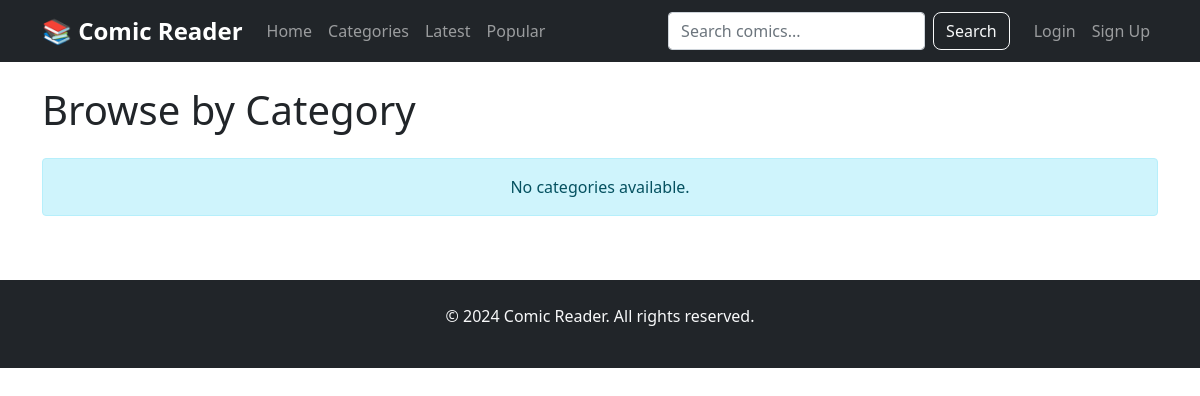
The page /categories/ on the database as committed earlier.
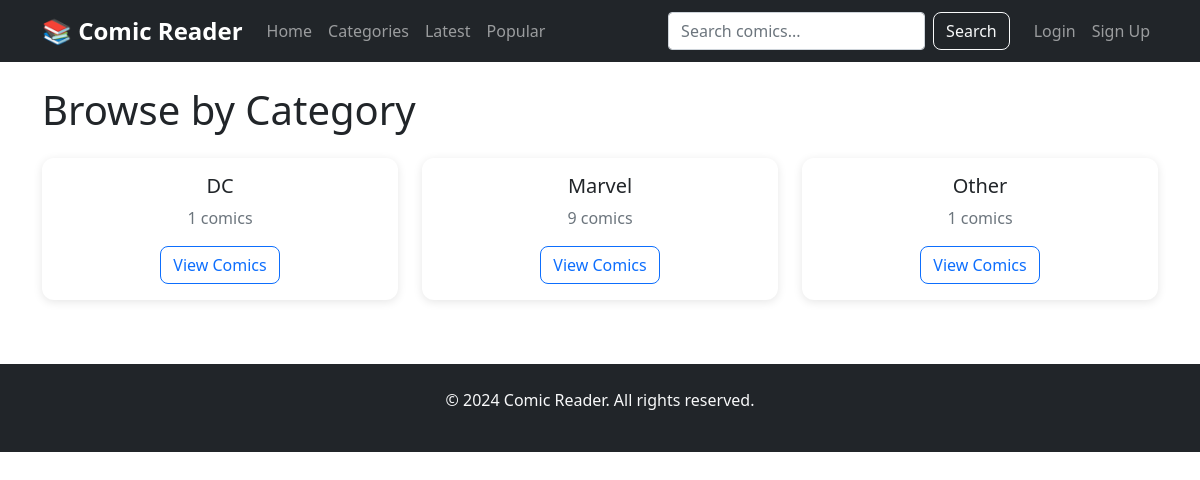
The same page on the database as committed later.
### reader/models.py (models this page shows, shortened)
class Category(models.Model):
    name = models.CharField(max_length=100, unique=True)
    description = models.TextField(blank=True, null=True)

### reader/views.py (the view)
# urls.py: path('categories/', views.CategoryListView.as_view(), name='category_list'),
class CategoryListView(ListView):
    model = Category
    template_name = 'reader/category_list.html'
    context_object_name = 'categories'

### reader/template/reader/category_list.html (shortened to what this page needs)
{% extends 'base.html' %}
{% block content %}
<h1 class="mb-4">Browse by Category</h1>
<div class="row">
    {% for category in categories %}
        <div class="col-md-4 col-sm-6 mb-3">
            <div class="card">
                <div class="card-body text-center">
                    <h5 class="card-title">{{ category.name }}</h5>
                    <p class="card-text text-muted">{{ category.comics.count }} comics</p>
                    <a href="{% url 'reader:category_detail' category.pk %}" class="btn btn-outline-primary">
                        View Comics
                    </a>
                </div>
            </div>
        </div>
    {% empty %}
        <div class="col-12">
            <div class="alert alert-info text-center">
                No categories available.
            </div>
        </div>
    {% endfor %}
</div>
{% endblock %}

### reader/template/base.html (shortened to what this page needs)
{% load static %}
<!DOCTYPE html>
<html lang="en">
<head>
    <link href="https://cdn.jsdelivr.net/npm/bootstrap@5.1.3/dist/css/bootstrap.min.css" rel="stylesheet">
    <link rel="stylesheet" href="https://cdnjs.cloudflare.com/ajax/libs/font-awesome/6.4.0/css/all.min.css">
    <link rel="stylesheet" href="{% static 'css/custom.css' %}">
</head>
<body>
    <nav class="navbar navbar-expand-lg navbar-dark bg-dark">
        <div class="container">
            <a class="navbar-brand" href="{% url 'reader:comic_list' %}">📚 Comic Reader</a>
            <div class="collapse navbar-collapse" id="navbarNav">
                <ul class="navbar-nav me-auto">
                    <li class="nav-item">
                        <a class="nav-link" href="{% url 'reader:comic_list' %}">Home</a>
                    </li>
                    <li class="nav-item">
                        <a class="nav-link" href="{% url 'reader:category_list' %}">Categories</a>
                    </li>
                    <li class="nav-item">
                        <a class="nav-link" href="{% url 'reader:latest_comics' %}">Latest</a>
                    </li>
                    <li class="nav-item">
                        <a class="nav-link" href="{% url 'reader:popular_comics' %}">Popular</a>
                    </li>
                </ul>
            <form class="d-flex me-3" method="GET" action="{% url 'reader:comic_search' %}">
                    <input class="form-control me-2" type="search" name="q" placeholder="Search comics..." value="{{ request.GET.q }}">
                    <button class="btn btn-outline-light" type="submit">Search</button>
                </form>
                <ul class="navbar-nav">
                    {% if user.is_authenticated %}
                        <li class="nav-item dropdown">
                            <a class="nav-link dropdown-toggle" href="#" role="button" data-bs-toggle="dropdown">
                                {{ user.username }} ({{ user.coins }} coins)
                            </a>
                            <ul class="dropdown-menu">
                                <li><a class="dropdown-item" href="{% url 'reader:profile' %}">Profile</a></li>
                                <li><a class="dropdown-item" href="{% url 'reader:bookmarks' %}">Bookmarks</a></li>
                                <li><a class="dropdown-item" href="{% url 'reader:buy_coins' %}">Buy Coins</a></li>
                                <li><hr class="dropdown-divider"></li>
                                <li>
                                    <form method="post" action="{% url 'logout' %}" style="margin:0;">
                                        {% csrf_token %}
                                        <button type="submit" class="dropdown-item" style="background: none; border: none; width: 100%; text-align: left; cursor: pointer; padding: 0.25rem 1rem;">
                                            Logout
                                        </button>
                                    </form>
                                </li>
                            </ul>
                        </li>
                    {% else %}
                        <li class="nav-item">
                            <a class="nav-link" href="{% url 'login' %}">Login</a>
                        </li>
                        <li class="nav-item">
                            <a class="nav-link" href="{% url 'signup' %}">Sign Up</a>
                        </li>
                    {% endif %}
                </ul>
            </div>
        </div>
    </nav>
    <main class="container mt-4">
        {% block content %}{% endblock %}
    </main>
    <footer class="bg-dark text-light mt-5 py-4">
        <div class="container text-center">
            <p>&copy; 2024 Comic Reader. All rights reserved.</p>
        </div>
    </footer>
</body>
</html>

### reader/static/css/custom.css (style rules this page uses)
:root { --primary-color: #007bff; --secondary-color: #6c757d; --success-color: #28a745; --warning-color: #ffc107; --danger-color: #dc3545; }
body { font-family: 'Segoe UI', Tahoma, Geneva, Verdana, sans-serif; }
.navbar-brand { font-weight: 700; font-size: 1.5rem; }
.btn { border-radius: 8px; font-weight: 500; }
.card { border-radius: 12px; border: none; box-shadow: 0 2px 10px rgba(0,0,0,0.1); }

### reader/template/base.html (style rules this page uses)
.navbar-brand { font-weight: bold; }

Rows that differ between the two databases and show on the page:
added Category: name "DC", comics.count "1"
added Category: name "Marvel", comics.count "9"
added Category: name "Other", comics.count "1"
Other text that changed with them:
text no longer shown: "No categories available."
